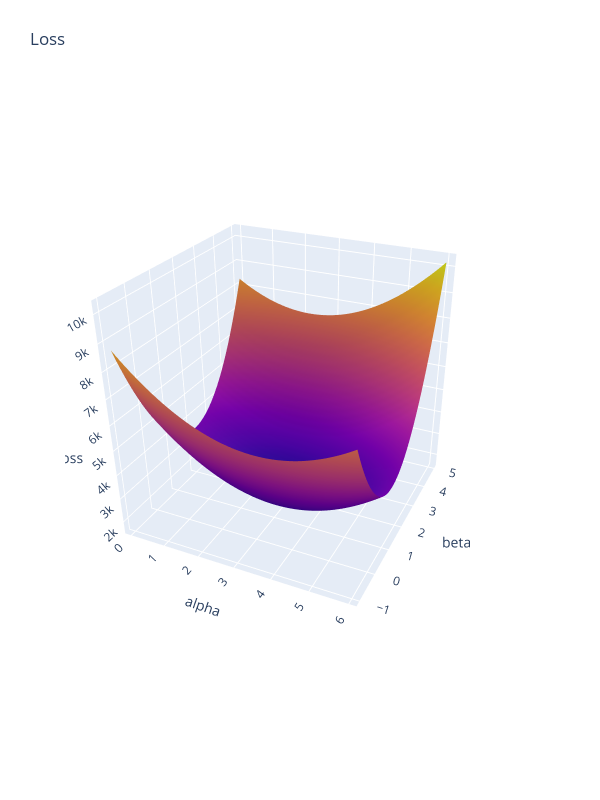

The code cell stored with this chart in its notebook:
### Markdown cell above
The following code displays $MSE$ values for different values of $\alpha$ and $\beta$.

### Code cell
alphas = np.linspace(real_alpha-3, real_alpha+3, 50)
betas = np.linspace(real_beta-3, real_beta+3, 50)

grid = np.array([
    [((alpha*X + beta - y)**2).sum() for beta in betas] 
    for alpha in alphas
])

fig = go.Figure(data=[
    go.Surface(
        z=grid, x=alphas, y=betas,
        hovertemplate="alpha:%{x}<br>beta:%{y}<br>Loss:%{z}<extra></extra>",
        showscale=False
    )
])
fig.update_layout(
    title='Loss', autosize=False,
    width=600, height=800,
    margin=dict(l=65, r=50, b=65, t=90),
    scene=dict(
        xaxis_title='alpha',
        yaxis_title='beta',
        zaxis_title='Loss'
    ),
    dragmode = "drawcircle"
)
fig.show()

### Figure 1 — Plotly figure (JSON) as saved in the notebook; plotly's stock layout.template omitted (floating-point values rounded to 4 significant figures; data arrays with more than 128 entries replaced by an {"elided": "..."} marker saying what was removed)
{"data": [{"hovertemplate": "alpha:%{x}<br>beta:%{y}<br>Loss:%{z}<extra></extra>", "showscale": false, "type": "surface", "x": [0, 0.1224, 0.2449, 0.3673, 0.4898, 0.6122, 0.7347, 0.8571, 0.9796, 1.102, 1.224, 1.347, 1.469, 1.592, 1.714, 1.837, 1.959, 2.082, 2.204, 2.327, 2.449, 2.571, 2.694, 2.816, 2.939, 3.061, 3.184, 3.306, 3.429, 3.551, 3.673, 3.796, 3.918, 4.041, 4.163, 4.286, 4.408, 4.531, 4.653, 4.776, 4.898, 5.02, 5.143, 5.265, 5.388, 5.51, 5.633, 5.755, 5.878, 6], "y": [-1, -0.8776, -0.7551, -0.6327, -0.5102, -0.3878, -0.2653, -0.1429, -0.02041, 0.102, 0.2245, 0.3469, 0.4694, 0.5918, 0.7143, 0.8367, 0.9592, 1.082, 1.204, 1.327, 1.449, 1.571, 1.694, 1.816, 1.939, 2.061, 2.184, 2.306, 2.429, 2.551, 2.673, 2.796, 2.918, 3.041, 3.163, 3.286, 3.408, 3.531, 3.653, 3.776, 3.898, 4.02, 4.143, 4.265, 4.388, 4.51, 4.633, 4.755, 4.878, 5], "z": {"elided": "50x50 float values"}}], "layout": {"autosize": false, "dragmode": "zoom", "height": 800, "margin": {"b": 65, "l": 65, "r": 50, "t": 90}, "scene": {"aspectmode": "auto", "aspectratio": {"x": 1, "y": 1, "z": 1}, "camera": {"center": {"x": -0.02821, "y": 0.2393, "z": -0.2111}, "eye": {"x": 1.198, "y": -2.459, "z": 1.483}, "projection": {"type": "perspective"}, "up": {"x": 0, "y": 0, "z": 1}}, "dragmode": "turntable", "xaxis": {"title": {"text": "alpha"}, "type": "linear"}, "yaxis": {"title": {"text": "beta"}, "type": "linear"}, "zaxis": {"title": {"text": "Loss"}, "type": "linear"}}, "title": {"text": "Loss"}, "width": 600}}
